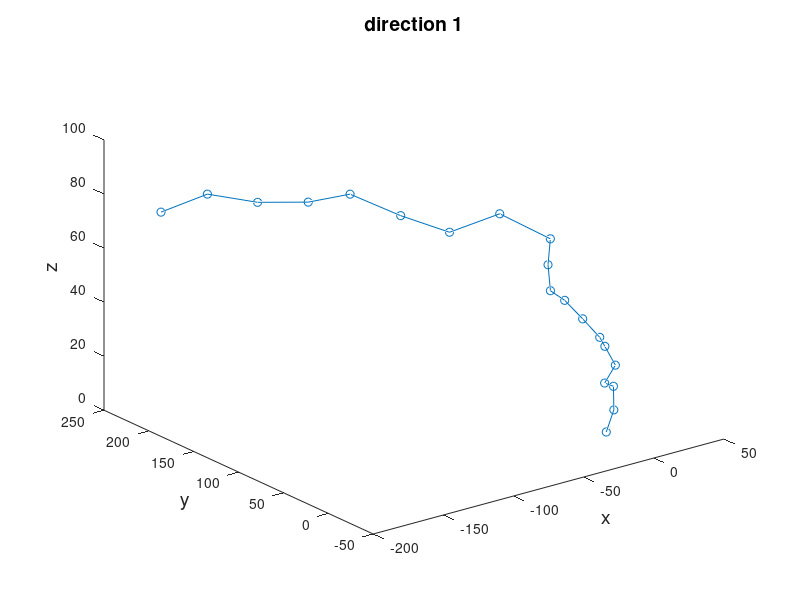
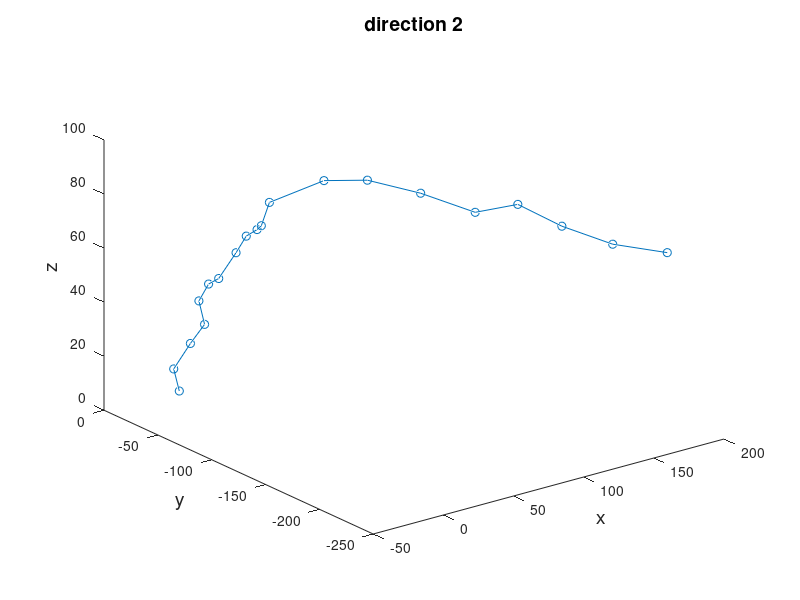
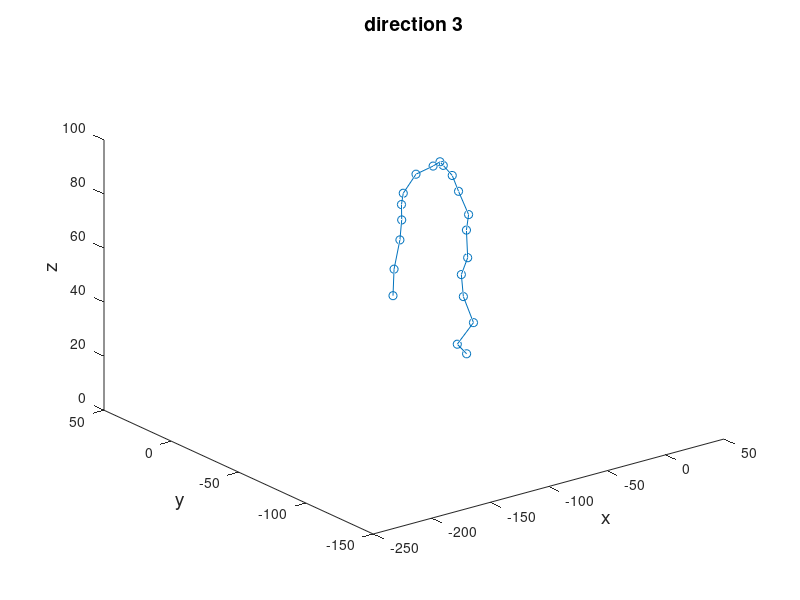
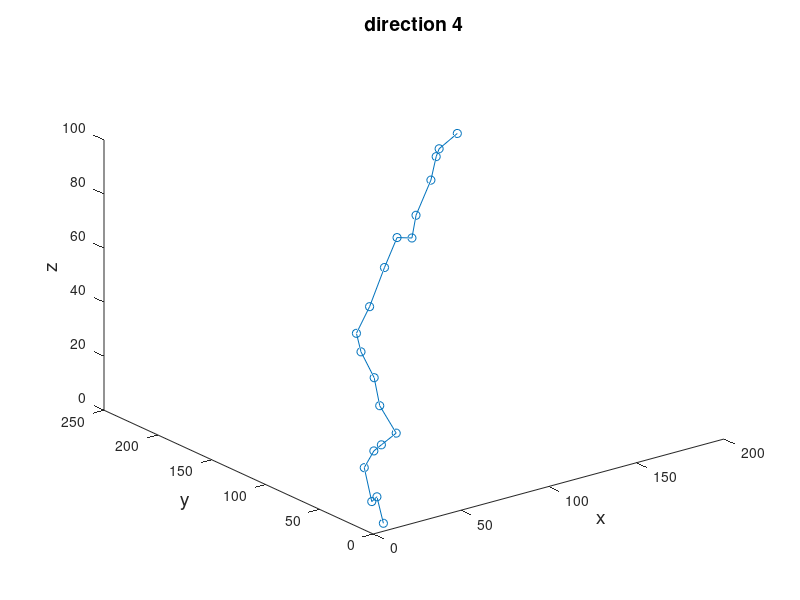

The MATLAB script that drew these images, in order:
%land vertical
%fileID = fopen('datasets/vertical/train/train.txt','w');
%fileID = fopen('datasets/vertical/val/val.txt','w');
%fileID = fopen('datasets/vertical/vis/vis.txt','w');
fileID = fopen('plot.txt','w');
destination = [0, 0, 0];
mvx = 22; %max horizontal speed
mvy = 22; %max horizontal speed
mvz = 9;  %max descend speed

for i = 1 : 4 %trajectory number
    if mod(i,4) == 0
    state = [200 + 100*(rand()-0.5) , 200 + 100*(rand()-0.5), 75 + 7*(rand()-0.5)];
    elseif mod(i,4) == 1
    state = [-200 + 100*(rand()-0.5) , 200 + 100*(rand()-0.5), 75 + 7*(rand()-0.5)];
    elseif mod(i,4) == 2
    state = [200 + 100*(rand()-0.5) , -200 + 100*(rand()-0.5), 75 + 7*(rand()-0.5)];
    elseif mod(i,4)==3
    state = [-200 + 100*(rand()-0.5) , -200 + 100*(rand()-0.5), 75 + 7*(rand()-0.5)]; 
    end
    destination = [0, 0, state(3)];
    for t = 1 : 9
        vb = (destination - state)/(11 - t);
        if mod(i,4) == 0
        xv = max(-mvx , vb(1) + 15 * (rand() - 0.5));
        yv = max(-mvy, vb(2) + 15*(rand() - 0.5));
        elseif mod(i,4) == 1
        xv = min(mvx , vb(1) + 15 * (rand() - 0.5));
        yv = max(-mvy, vb(2) + 15*(rand() - 0.5));
        elseif mod(i,4) == 2
        xv = max(-mvx , vb(1) + 15 * (rand() - 0.5));
        yv = min(mvy, vb(2) + 15*(rand() - 0.5));
        elseif mod(i,4)==3
        xv = min(mvx , vb(1) + 15 * (rand() - 0.5));
        yv = min(mvy, vb(2) + 15*(rand() - 0.5));
        end

        zv = max(-mvz, vb(3) + 15*(rand() - 0.5));

        state(1) = state(1) + xv;
        state(2) = state(2) + yv;
        state(3) = max(state(3) + zv,0); % bound z above zero
        
        fprintf(fileID,'%4.2f\t%i\t%4.4f\t%4.4f\t%4.4f\n',t + 20*(i-1),i,state(1),state(2),state(3));
        historyx(t) =  state(1);
        historyy(t) =state(2);
        historyz(t) =state(3);
    end
    destination = [0, 0, 0];
    for t = 10 : 20
        vb = (destination - state)/(21 - t);
        if mod(i,4) == 0
        xv = max(-mvx , vb(1) + 15 * (rand() - 0.5));
        yv = max(-mvy, vb(2) + 15*(rand() - 0.5));
        elseif mod(i,4) == 1
        xv = min(mvx , vb(1) + 15 * (rand() - 0.5));
        yv = max(-mvy, vb(2) + 15*(rand() - 0.5));
        elseif mod(i,4) == 2
        xv = max(-mvx , vb(1) + 15 * (rand() - 0.5));
        yv = min(mvy, vb(2) + 15*(rand() - 0.5));
        elseif mod(i,4)==3
        xv = min(mvx , vb(1) + 15 * (rand() - 0.5));
        yv = min(mvy, vb(2) + 15*(rand() - 0.5));
        end

        zv = max(-mvz, vb(3) + 15*(rand() - 0.5));

        state(1) = state(1) + xv;
        state(2) = state(2) + yv;
        state(3) = max(state(3) + zv,0); % bound z above zero
        
        fprintf(fileID,'%4.2f\t%i\t%4.4f\t%4.4f\t%4.4f\n',t + 20*(i-1),i,state(1),state(2),state(3));
        historyx(t) =  state(1);
        historyy(t) =state(2);
        historyz(t) =state(3);
    end
    figure(i)
    str = sprintf("direction %i", i);
    scatter3(historyx, historyy, historyz)
    plot3(historyx, historyy, historyz, 'o-')
    title(str, 'FontSize', 14)
    xlabel('x', 'FontSize', 14)
    ylabel('y', 'FontSize', 14)
    zlabel('z', 'FontSize', 14)
    hold on
    str = sprintf('vertical%d.png', i);
    print(gcf,str,'-dpng','-r900'); 
end
fclose(fileID);